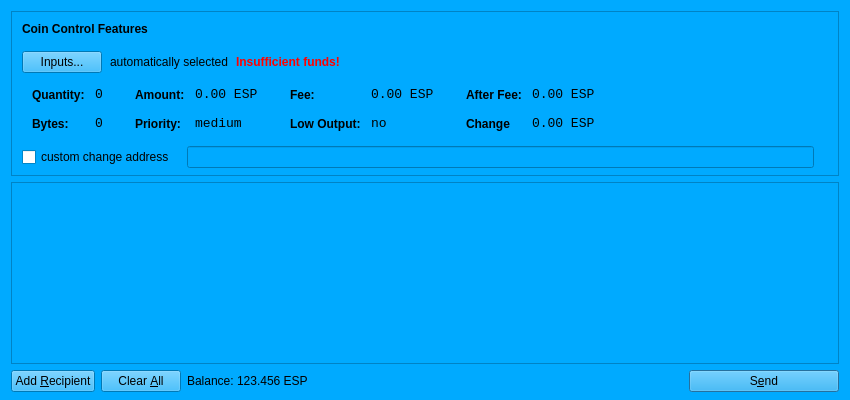
<?xml version="1.0" encoding="UTF-8"?>
<ui version="4.0">
 <class>SendCoinsDialog</class>
 <widget class="QDialog" name="SendCoinsDialog">
  <property name="geometry">
   <rect>
    <x>0</x>
    <y>0</y>
    <width>850</width>
    <height>400</height>
   </rect>
  </property>
  <property name="palette">
   <palette>
    <active>
     <colorrole role="WindowText">
      <brush brushstyle="SolidPattern">
       <color alpha="255">
        <red>0</red>
        <green>0</green>
        <blue>0</blue>
       </color>
      </brush>
     </colorrole>
     <colorrole role="Button">
      <brush brushstyle="SolidPattern">
       <color alpha="255">
        <red>0</red>
        <green>170</green>
        <blue>255</blue>
       </color>
      </brush>
     </colorrole>
     <colorrole role="Light">
      <brush brushstyle="SolidPattern">
       <color alpha="255">
        <red>127</red>
        <green>213</green>
        <blue>255</blue>
       </color>
      </brush>
     </colorrole>
     <colorrole role="Midlight">
      <brush brushstyle="SolidPattern">
       <color alpha="255">
        <red>63</red>
        <green>191</green>
        <blue>255</blue>
       </color>
      </brush>
     </colorrole>
     <colorrole role="Dark">
      <brush brushstyle="SolidPattern">
       <color alpha="255">
        <red>0</red>
        <green>85</green>
        <blue>127</blue>
       </color>
      </brush>
     </colorrole>
     <colorrole role="Mid">
      <brush brushstyle="SolidPattern">
       <color alpha="255">
        <red>0</red>
        <green>113</green>
        <blue>170</blue>
       </color>
      </brush>
     </colorrole>
     <colorrole role="Text">
      <brush brushstyle="SolidPattern">
       <color alpha="255">
        <red>0</red>
        <green>0</green>
        <blue>0</blue>
       </color>
      </brush>
     </colorrole>
     <colorrole role="BrightText">
      <brush brushstyle="SolidPattern">
       <color alpha="255">
        <red>255</red>
        <green>255</green>
        <blue>255</blue>
       </color>
      </brush>
     </colorrole>
     <colorrole role="ButtonText">
      <brush brushstyle="SolidPattern">
       <color alpha="255">
        <red>0</red>
        <green>0</green>
        <blue>0</blue>
       </color>
      </brush>
     </colorrole>
     <colorrole role="Base">
      <brush brushstyle="SolidPattern">
       <color alpha="255">
        <red>255</red>
        <green>255</green>
        <blue>255</blue>
       </color>
      </brush>
     </colorrole>
     <colorrole role="Window">
      <brush brushstyle="SolidPattern">
       <color alpha="255">
        <red>0</red>
        <green>170</green>
        <blue>255</blue>
       </color>
      </brush>
     </colorrole>
     <colorrole role="Shadow">
      <brush brushstyle="SolidPattern">
       <color alpha="255">
        <red>0</red>
        <green>0</green>
        <blue>0</blue>
       </color>
      </brush>
     </colorrole>
     <colorrole role="AlternateBase">
      <brush brushstyle="SolidPattern">
       <color alpha="255">
        <red>127</red>
        <green>212</green>
        <blue>255</blue>
       </color>
      </brush>
     </colorrole>
     <colorrole role="ToolTipBase">
      <brush brushstyle="SolidPattern">
       <color alpha="255">
        <red>255</red>
        <green>255</green>
        <blue>220</blue>
       </color>
      </brush>
     </colorrole>
     <colorrole role="ToolTipText">
      <brush brushstyle="SolidPattern">
       <color alpha="255">
        <red>0</red>
        <green>0</green>
        <blue>0</blue>
       </color>
      </brush>
     </colorrole>
    </active>
    <inactive>
     <colorrole role="WindowText">
      <brush brushstyle="SolidPattern">
       <color alpha="255">
        <red>0</red>
        <green>0</green>
        <blue>0</blue>
       </color>
      </brush>
     </colorrole>
     <colorrole role="Button">
      <brush brushstyle="SolidPattern">
       <color alpha="255">
        <red>0</red>
        <green>170</green>
        <blue>255</blue>
       </color>
      </brush>
     </colorrole>
     <colorrole role="Light">
      <brush brushstyle="SolidPattern">
       <color alpha="255">
        <red>127</red>
        <green>213</green>
        <blue>255</blue>
       </color>
      </brush>
     </colorrole>
     <colorrole role="Midlight">
      <brush brushstyle="SolidPattern">
       <color alpha="255">
        <red>63</red>
        <green>191</green>
        <blue>255</blue>
       </color>
      </brush>
     </colorrole>
     <colorrole role="Dark">
      <brush brushstyle="SolidPattern">
       <color alpha="255">
        <red>0</red>
        <green>85</green>
        <blue>127</blue>
       </color>
      </brush>
     </colorrole>
     <colorrole role="Mid">
      <brush brushstyle="SolidPattern">
       <color alpha="255">
        <red>0</red>
        <green>113</green>
        <blue>170</blue>
       </color>
      </brush>
     </colorrole>
     <colorrole role="Text">
      <brush brushstyle="SolidPattern">
       <color alpha="255">
        <red>0</red>
        <green>0</green>
        <blue>0</blue>
       </color>
      </brush>
     </colorrole>
     <colorrole role="BrightText">
      <brush brushstyle="SolidPattern">
       <color alpha="255">
        <red>255</red>
        <green>255</green>
        <blue>255</blue>
       </color>
      </brush>
     </colorrole>
     <colorrole role="ButtonText">
      <brush brushstyle="SolidPattern">
       <color alpha="255">
        <red>0</red>
        <green>0</green>
        <blue>0</blue>
       </color>
      </brush>
     </colorrole>
     <colorrole role="Base">
      <brush brushstyle="SolidPattern">
       <color alpha="255">
        <red>255</red>
        <green>255</green>
        <blue>255</blue>
       </color>
      </brush>
     </colorrole>
     <colorrole role="Window">
      <brush brushstyle="SolidPattern">
       <color alpha="255">
        <red>0</red>
        <green>170</green>
        <blue>255</blue>
       </color>
      </brush>
     </colorrole>
     <colorrole role="Shadow">
      <brush brushstyle="SolidPattern">
       <color alpha="255">
        <red>0</red>
        <green>0</green>
        <blue>0</blue>
       </color>
      </brush>
     </colorrole>
     <colorrole role="AlternateBase">
      <brush brushstyle="SolidPattern">
       <color alpha="255">
        <red>127</red>
        <green>212</green>
        <blue>255</blue>
       </color>
      </brush>
     </colorrole>
     <colorrole role="ToolTipBase">
      <brush brushstyle="SolidPattern">
       <color alpha="255">
        <red>255</red>
        <green>255</green>
        <blue>220</blue>
       </color>
      </brush>
     </colorrole>
     <colorrole role="ToolTipText">
      <brush brushstyle="SolidPattern">
       <color alpha="255">
        <red>0</red>
        <green>0</green>
        <blue>0</blue>
       </color>
      </brush>
     </colorrole>
    </inactive>
    <disabled>
     <colorrole role="WindowText">
      <brush brushstyle="SolidPattern">
       <color alpha="255">
        <red>0</red>
        <green>85</green>
        <blue>127</blue>
       </color>
      </brush>
     </colorrole>
     <colorrole role="Button">
      <brush brushstyle="SolidPattern">
       <color alpha="255">
        <red>0</red>
        <green>170</green>
        <blue>255</blue>
       </color>
      </brush>
     </colorrole>
     <colorrole role="Light">
      <brush brushstyle="SolidPattern">
       <color alpha="255">
        <red>127</red>
        <green>213</green>
        <blue>255</blue>
       </color>
      </brush>
     </colorrole>
     <colorrole role="Midlight">
      <brush brushstyle="SolidPattern">
       <color alpha="255">
        <red>63</red>
        <green>191</green>
        <blue>255</blue>
       </color>
      </brush>
     </colorrole>
     <colorrole role="Dark">
      <brush brushstyle="SolidPattern">
       <color alpha="255">
        <red>0</red>
        <green>85</green>
        <blue>127</blue>
       </color>
      </brush>
     </colorrole>
     <colorrole role="Mid">
      <brush brushstyle="SolidPattern">
       <color alpha="255">
        <red>0</red>
        <green>113</green>
        <blue>170</blue>
       </color>
      </brush>
     </colorrole>
     <colorrole role="Text">
      <brush brushstyle="SolidPattern">
       <color alpha="255">
        <red>0</red>
        <green>85</green>
        <blue>127</blue>
       </color>
      </brush>
     </colorrole>
     <colorrole role="BrightText">
      <brush brushstyle="SolidPattern">
       <color alpha="255">
        <red>255</red>
        <green>255</green>
        <blue>255</blue>
       </color>
      </brush>
     </colorrole>
     <colorrole role="ButtonText">
      <brush brushstyle="SolidPattern">
       <color alpha="255">
        <red>0</red>
        <green>85</green>
        <blue>127</blue>
       </color>
      </brush>
     </colorrole>
     <colorrole role="Base">
      <brush brushstyle="SolidPattern">
       <color alpha="255">
        <red>0</red>
        <green>170</green>
        <blue>255</blue>
       </color>
      </brush>
     </colorrole>
     <colorrole role="Window">
      <brush brushstyle="SolidPattern">
       <color alpha="255">
        <red>0</red>
        <green>170</green>
        <blue>255</blue>
       </color>
      </brush>
     </colorrole>
     <colorrole role="Shadow">
      <brush brushstyle="SolidPattern">
       <color alpha="255">
        <red>0</red>
        <green>0</green>
        <blue>0</blue>
       </color>
      </brush>
     </colorrole>
     <colorrole role="AlternateBase">
      <brush brushstyle="SolidPattern">
       <color alpha="255">
        <red>0</red>
        <green>170</green>
        <blue>255</blue>
       </color>
      </brush>
     </colorrole>
     <colorrole role="ToolTipBase">
      <brush brushstyle="SolidPattern">
       <color alpha="255">
        <red>255</red>
        <green>255</green>
        <blue>220</blue>
       </color>
      </brush>
     </colorrole>
     <colorrole role="ToolTipText">
      <brush brushstyle="SolidPattern">
       <color alpha="255">
        <red>0</red>
        <green>0</green>
        <blue>0</blue>
       </color>
      </brush>
     </colorrole>
    </disabled>
   </palette>
  </property>
  <property name="windowTitle">
   <string>Send Coins</string>
  </property>
  <layout class="QVBoxLayout" name="verticalLayout" stretch="0,1,0">
   <property name="bottomMargin">
    <number>8</number>
   </property>
   <item>
    <widget class="QFrame" name="frameCoinControl">
     <property name="sizePolicy">
      <sizepolicy hsizetype="Expanding" vsizetype="Expanding">
       <horstretch>0</horstretch>
       <verstretch>0</verstretch>
      </sizepolicy>
     </property>
     <property name="maximumSize">
      <size>
       <width>16777215</width>
       <height>16777215</height>
      </size>
     </property>
     <property name="frameShape">
      <enum>QFrame::StyledPanel</enum>
     </property>
     <property name="frameShadow">
      <enum>QFrame::Sunken</enum>
     </property>
     <layout class="QVBoxLayout" name="verticalLayoutCoinControl2">
      <property name="spacing">
       <number>6</number>
      </property>
      <property name="leftMargin">
       <number>0</number>
      </property>
      <property name="topMargin">
       <number>0</number>
      </property>
      <property name="rightMargin">
       <number>0</number>
      </property>
      <property name="bottomMargin">
       <number>6</number>
      </property>
      <item>
       <layout class="QVBoxLayout" name="verticalLayoutCoinControl" stretch="0,0,0,0,1">
        <property name="spacing">
         <number>0</number>
        </property>
        <property name="leftMargin">
         <number>10</number>
        </property>
        <property name="topMargin">
         <number>10</number>
        </property>
        <item>
         <layout class="QHBoxLayout" name="horizontalLayoutCoinControl1">
          <property name="bottomMargin">
           <number>15</number>
          </property>
          <item>
           <widget class="QLabel" name="labelCoinControlFeatures">
            <property name="sizePolicy">
             <sizepolicy hsizetype="Preferred" vsizetype="Maximum">
              <horstretch>0</horstretch>
              <verstretch>0</verstretch>
             </sizepolicy>
            </property>
            <property name="font">
             <font>
              <weight>75</weight>
              <bold>true</bold>
             </font>
            </property>
            <property name="styleSheet">
             <string notr="true">font-weight:bold;</string>
            </property>
            <property name="text">
             <string>Coin Control Features</string>
            </property>
           </widget>
          </item>
         </layout>
        </item>
        <item>
         <layout class="QHBoxLayout" name="horizontalLayoutCoinControl2" stretch="0,0,0,0">
          <property name="spacing">
           <number>8</number>
          </property>
          <property name="bottomMargin">
           <number>10</number>
          </property>
          <item>
           <widget class="QPushButton" name="pushButtonCoinControl">
            <property name="styleSheet">
             <string notr="true"/>
            </property>
            <property name="text">
             <string>Inputs...</string>
            </property>
           </widget>
          </item>
          <item>
           <widget class="QLabel" name="labelCoinControlAutomaticallySelected">
            <property name="text">
             <string>automatically selected</string>
            </property>
            <property name="margin">
             <number>5</number>
            </property>
           </widget>
          </item>
          <item>
           <widget class="QLabel" name="labelCoinControlInsuffFunds">
            <property name="font">
             <font>
              <weight>75</weight>
              <bold>true</bold>
             </font>
            </property>
            <property name="styleSheet">
             <string notr="true">color:red;font-weight:bold;</string>
            </property>
            <property name="text">
             <string>Insufficient funds!</string>
            </property>
            <property name="margin">
             <number>5</number>
            </property>
           </widget>
          </item>
          <item>
           <spacer name="horizontalSpacerCoinControl">
            <property name="orientation">
             <enum>Qt::Horizontal</enum>
            </property>
            <property name="sizeHint" stdset="0">
             <size>
              <width>40</width>
              <height>1</height>
             </size>
            </property>
           </spacer>
          </item>
         </layout>
        </item>
        <item>
         <widget class="QWidget" name="widgetCoinControl" native="true">
          <property name="sizePolicy">
           <sizepolicy hsizetype="Preferred" vsizetype="Preferred">
            <horstretch>0</horstretch>
            <verstretch>0</verstretch>
           </sizepolicy>
          </property>
          <property name="minimumSize">
           <size>
            <width>0</width>
            <height>0</height>
           </size>
          </property>
          <property name="styleSheet">
           <string notr="true"/>
          </property>
          <layout class="QHBoxLayout" name="horizontalLayoutCoinControl5">
           <property name="leftMargin">
            <number>0</number>
           </property>
           <property name="topMargin">
            <number>0</number>
           </property>
           <property name="rightMargin">
            <number>0</number>
           </property>
           <property name="bottomMargin">
            <number>0</number>
           </property>
           <item>
            <layout class="QHBoxLayout" name="horizontalLayoutCoinControl3" stretch="0,0,0,1">
             <property name="spacing">
              <number>20</number>
             </property>
             <property name="topMargin">
              <number>0</number>
             </property>
             <property name="bottomMargin">
              <number>10</number>
             </property>
             <item>
              <layout class="QFormLayout" name="formLayoutCoinControl1">
               <property name="horizontalSpacing">
                <number>10</number>
               </property>
               <property name="verticalSpacing">
                <number>14</number>
               </property>
               <property name="leftMargin">
                <number>10</number>
               </property>
               <property name="topMargin">
                <number>4</number>
               </property>
               <property name="rightMargin">
                <number>6</number>
               </property>
               <item row="0" column="0">
                <widget class="QLabel" name="labelCoinControlQuantityText">
                 <property name="styleSheet">
                  <string notr="true">font-weight:bold;</string>
                 </property>
                 <property name="text">
                  <string>Quantity:</string>
                 </property>
                 <property name="margin">
                  <number>0</number>
                 </property>
                </widget>
               </item>
               <item row="0" column="1">
                <widget class="QLabel" name="labelCoinControlQuantity">
                 <property name="font">
                  <font>
                   <family>Monospace</family>
                   <pointsize>10</pointsize>
                  </font>
                 </property>
                 <property name="cursor">
                  <cursorShape>IBeamCursor</cursorShape>
                 </property>
                 <property name="contextMenuPolicy">
                  <enum>Qt::ActionsContextMenu</enum>
                 </property>
                 <property name="text">
                  <string>0</string>
                 </property>
                 <property name="margin">
                  <number>0</number>
                 </property>
                 <property name="textInteractionFlags">
                  <set>Qt::LinksAccessibleByMouse|Qt::TextSelectableByKeyboard|Qt::TextSelectableByMouse</set>
                 </property>
                </widget>
               </item>
               <item row="1" column="0">
                <widget class="QLabel" name="labelCoinControlBytesText">
                 <property name="styleSheet">
                  <string notr="true">font-weight:bold;</string>
                 </property>
                 <property name="text">
                  <string>Bytes:</string>
                 </property>
                </widget>
               </item>
               <item row="1" column="1">
                <widget class="QLabel" name="labelCoinControlBytes">
                 <property name="font">
                  <font>
                   <family>Monospace</family>
                   <pointsize>10</pointsize>
                  </font>
                 </property>
                 <property name="cursor">
                  <cursorShape>IBeamCursor</cursorShape>
                 </property>
                 <property name="contextMenuPolicy">
                  <enum>Qt::ActionsContextMenu</enum>
                 </property>
                 <property name="text">
                  <string>0</string>
                 </property>
                 <property name="textInteractionFlags">
                  <set>Qt::LinksAccessibleByMouse|Qt::TextSelectableByKeyboard|Qt::TextSelectableByMouse</set>
                 </property>
                </widget>
               </item>
              </layout>
             </item>
             <item>
              <layout class="QFormLayout" name="formLayoutCoinControl2">
               <property name="horizontalSpacing">
                <number>10</number>
               </property>
               <property name="verticalSpacing">
                <number>14</number>
               </property>
               <property name="leftMargin">
                <number>6</number>
               </property>
               <property name="topMargin">
                <number>4</number>
               </property>
               <property name="rightMargin">
                <number>6</number>
               </property>
               <item row="0" column="0">
                <widget class="QLabel" name="labelCoinControlAmountText">
                 <property name="styleSheet">
                  <string notr="true">font-weight:bold;</string>
                 </property>
                 <property name="text">
                  <string>Amount:</string>
                 </property>
                 <property name="margin">
                  <number>0</number>
                 </property>
                </widget>
               </item>
               <item row="0" column="1">
                <widget class="QLabel" name="labelCoinControlAmount">
                 <property name="font">
                  <font>
                   <family>Monospace</family>
                   <pointsize>10</pointsize>
                  </font>
                 </property>
                 <property name="cursor">
                  <cursorShape>IBeamCursor</cursorShape>
                 </property>
                 <property name="contextMenuPolicy">
                  <enum>Qt::ActionsContextMenu</enum>
                 </property>
                 <property name="text">
                  <string>0.00 ESP</string>
                 </property>
                 <property name="textInteractionFlags">
                  <set>Qt::LinksAccessibleByMouse|Qt::TextSelectableByKeyboard|Qt::TextSelectableByMouse</set>
                 </property>
                </widget>
               </item>
               <item row="1" column="0">
                <widget class="QLabel" name="labelCoinControlPriorityText">
                 <property name="styleSheet">
                  <string notr="true">font-weight:bold;</string>
                 </property>
                 <property name="text">
                  <string>Priority:</string>
                 </property>
                </widget>
               </item>
               <item row="1" column="1">
                <widget class="QLabel" name="labelCoinControlPriority">
                 <property name="font">
                  <font>
                   <family>Monospace</family>
                   <pointsize>10</pointsize>
                  </font>
                 </property>
                 <property name="cursor">
                  <cursorShape>IBeamCursor</cursorShape>
                 </property>
                 <property name="contextMenuPolicy">
                  <enum>Qt::ActionsContextMenu</enum>
                 </property>
                 <property name="text">
                  <string>medium</string>
                 </property>
                 <property name="textInteractionFlags">
                  <set>Qt::LinksAccessibleByMouse|Qt::TextSelectableByKeyboard|Qt::TextSelectableByMouse</set>
                 </property>
                </widget>
               </item>
              </layout>
             </item>
             <item>
              <layout class="QFormLayout" name="formLayoutCoinControl3">
               <property name="horizontalSpacing">
                <number>10</number>
               </property>
               <property name="verticalSpacing">
                <number>14</number>
               </property>
               <property name="leftMargin">
                <number>6</number>
               </property>
               <property name="topMargin">
                <number>4</number>
               </property>
               <property name="rightMargin">
                <number>6</number>
               </property>
               <item row="0" column="0">
                <widget class="QLabel" name="labelCoinControlFeeText">
                 <property name="styleSheet">
                  <string notr="true">font-weight:bold;</string>
                 </property>
                 <property name="text">
                  <string>Fee:</string>
                 </property>
                 <property name="margin">
                  <number>0</number>
                 </property>
                </widget>
               </item>
               <item row="0" column="1">
                <widget class="QLabel" name="labelCoinControlFee">
                 <property name="font">
                  <font>
                   <family>Monospace</family>
                   <pointsize>10</pointsize>
                  </font>
                 </property>
                 <property name="cursor">
                  <cursorShape>IBeamCursor</cursorShape>
                 </property>
                 <property name="contextMenuPolicy">
                  <enum>Qt::ActionsContextMenu</enum>
                 </property>
                 <property name="text">
                  <string>0.00 ESP</string>
                 </property>
                 <property name="textInteractionFlags">
                  <set>Qt::LinksAccessibleByMouse|Qt::TextSelectableByKeyboard|Qt::TextSelectableByMouse</set>
                 </property>
                </widget>
               </item>
               <item row="1" column="0">
                <widget class="QLabel" name="labelCoinControlLowOutputText">
                 <property name="styleSheet">
                  <string notr="true">font-weight:bold;</string>
                 </property>
                 <property name="text">
                  <string>Low Output:</string>
                 </property>
                </widget>
               </item>
               <item row="1" column="1">
                <widget class="QLabel" name="labelCoinControlLowOutput">
                 <property name="font">
                  <font>
                   <family>Monospace</family>
                   <pointsize>10</pointsize>
                  </font>
                 </property>
                 <property name="cursor">
                  <cursorShape>IBeamCursor</cursorShape>
                 </property>
                 <property name="contextMenuPolicy">
                  <enum>Qt::ActionsContextMenu</enum>
                 </property>
                 <property name="text">
                  <string>no</string>
                 </property>
                 <property name="textInteractionFlags">
                  <set>Qt::LinksAccessibleByMouse|Qt::TextSelectableByKeyboard|Qt::TextSelectableByMouse</set>
                 </property>
                </widget>
               </item>
              </layout>
             </item>
             <item>
              <layout class="QFormLayout" name="formLayoutCoinControl4">
               <property name="horizontalSpacing">
                <number>10</number>
               </property>
               <property name="verticalSpacing">
                <number>14</number>
               </property>
               <property name="leftMargin">
                <number>6</number>
               </property>
               <property name="topMargin">
                <number>4</number>
               </property>
               <property name="rightMargin">
                <number>6</number>
               </property>
               <item row="0" column="0">
                <widget class="QLabel" name="labelCoinControlAfterFeeText">
                 <property name="styleSheet">
                  <string notr="true">font-weight:bold;</string>
                 </property>
                 <property name="text">
                  <string>After Fee:</string>
                 </property>
                 <property name="margin">
                  <number>0</number>
                 </property>
                </widget>
               </item>
               <item row="0" column="1">
                <widget class="QLabel" name="labelCoinControlAfterFee">
                 <property name="font">
                  <font>
                   <family>Monospace</family>
                   <pointsize>10</pointsize>
                  </font>
                 </property>
                 <property name="cursor">
                  <cursorShape>IBeamCursor</cursorShape>
                 </property>
                 <property name="contextMenuPolicy">
                  <enum>Qt::ActionsContextMenu</enum>
                 </property>
                 <property name="text">
                  <string>0.00 ESP</string>
                 </property>
                 <property name="textInteractionFlags">
                  <set>Qt::LinksAccessibleByMouse|Qt::TextSelectableByKeyboard|Qt::TextSelectableByMouse</set>
                 </property>
                </widget>
               </item>
               <item row="1" column="0">
                <widget class="QLabel" name="labelCoinControlChangeText">
                 <property name="styleSheet">
                  <string notr="true">font-weight:bold;</string>
                 </property>
                 <property name="text">
                  <string>Change</string>
                 </property>
                </widget>
               </item>
               <item row="1" column="1">
                <widget class="QLabel" name="labelCoinControlChange">
                 <property name="font">
                  <font>
                   <family>Monospace</family>
                   <pointsize>10</pointsize>
                  </font>
                 </property>
                 <property name="cursor">
                  <cursorShape>IBeamCursor</cursorShape>
                 </property>
                 <property name="contextMenuPolicy">
                  <enum>Qt::ActionsContextMenu</enum>
                 </property>
                 <property name="text">
                  <string>0.00 ESP</string>
                 </property>
                 <property name="textInteractionFlags">
                  <set>Qt::LinksAccessibleByMouse|Qt::TextSelectableByKeyboard|Qt::TextSelectableByMouse</set>
                 </property>
                </widget>
               </item>
              </layout>
             </item>
            </layout>
           </item>
          </layout>
         </widget>
        </item>
        <item>
         <layout class="QHBoxLayout" name="horizontalLayoutCoinControl4" stretch="0,0,0">
          <property name="spacing">
           <number>12</number>
          </property>
          <property name="sizeConstraint">
           <enum>QLayout::SetDefaultConstraint</enum>
          </property>
          <property name="topMargin">
           <number>5</number>
          </property>
          <property name="rightMargin">
           <number>5</number>
          </property>
          <item>
           <widget class="QCheckBox" name="checkBoxCoinControlChange">
            <property name="text">
             <string>custom change address</string>
            </property>
           </widget>
          </item>
          <item>
           <widget class="QLineEdit" name="lineEditCoinControlChange">
            <property name="enabled">
             <bool>false</bool>
            </property>
            <property name="sizePolicy">
             <sizepolicy hsizetype="Expanding" vsizetype="Fixed">
              <horstretch>0</horstretch>
              <verstretch>0</verstretch>
             </sizepolicy>
            </property>
           </widget>
          </item>
          <item>
           <widget class="QLabel" name="labelCoinControlChangeLabel">
            <property name="sizePolicy">
             <sizepolicy hsizetype="Preferred" vsizetype="Expanding">
              <horstretch>0</horstretch>
              <verstretch>0</verstretch>
             </sizepolicy>
            </property>
            <property name="minimumSize">
             <size>
              <width>0</width>
              <height>0</height>
             </size>
            </property>
            <property name="text">
             <string/>
            </property>
            <property name="margin">
             <number>3</number>
            </property>
           </widget>
          </item>
         </layout>
        </item>
        <item>
         <spacer name="verticalSpacerCoinControl">
          <property name="orientation">
           <enum>Qt::Vertical</enum>
          </property>
          <property name="sizeHint" stdset="0">
           <size>
            <width>800</width>
            <height>1</height>
           </size>
          </property>
         </spacer>
        </item>
       </layout>
      </item>
     </layout>
    </widget>
   </item>
   <item>
    <widget class="QScrollArea" name="scrollArea">
     <property name="widgetResizable">
      <bool>true</bool>
     </property>
     <widget class="QWidget" name="scrollAreaWidgetContents">
      <property name="geometry">
       <rect>
        <x>0</x>
        <y>0</y>
        <width>830</width>
        <height>172</height>
       </rect>
      </property>
      <layout class="QVBoxLayout" name="verticalLayout_2">
       <property name="leftMargin">
        <number>0</number>
       </property>
       <property name="topMargin">
        <number>0</number>
       </property>
       <property name="rightMargin">
        <number>0</number>
       </property>
       <property name="bottomMargin">
        <number>0</number>
       </property>
       <item>
        <layout class="QVBoxLayout" name="entries">
         <property name="spacing">
          <number>6</number>
         </property>
        </layout>
       </item>
       <item>
        <spacer name="verticalSpacer">
         <property name="orientation">
          <enum>Qt::Vertical</enum>
         </property>
         <property name="sizeHint" stdset="0">
          <size>
           <width>20</width>
           <height>40</height>
          </size>
         </property>
        </spacer>
       </item>
      </layout>
     </widget>
    </widget>
   </item>
   <item>
    <layout class="QHBoxLayout" name="horizontalLayout">
     <item>
      <widget class="QPushButton" name="addButton">
       <property name="toolTip">
        <string>Send to multiple recipients at once</string>
       </property>
       <property name="text">
        <string>Add &amp;Recipient</string>
       </property>
       <property name="icon">
        <iconset resource="../bitcoin.qrc">
         <normaloff>:/icons/add</normaloff>:/icons/add</iconset>
       </property>
       <property name="autoDefault">
        <bool>false</bool>
       </property>
      </widget>
     </item>
     <item>
      <widget class="QPushButton" name="clearButton">
       <property name="sizePolicy">
        <sizepolicy hsizetype="Minimum" vsizetype="Fixed">
         <horstretch>0</horstretch>
         <verstretch>0</verstretch>
        </sizepolicy>
       </property>
       <property name="toolTip">
        <string>Remove all transaction fields</string>
       </property>
       <property name="text">
        <string>Clear &amp;All</string>
       </property>
       <property name="icon">
        <iconset resource="../bitcoin.qrc">
         <normaloff>:/icons/remove</normaloff>:/icons/remove</iconset>
       </property>
       <property name="autoRepeatDelay">
        <number>300</number>
       </property>
       <property name="autoDefault">
        <bool>false</bool>
       </property>
      </widget>
     </item>
     <item>
      <layout class="QHBoxLayout" name="horizontalLayout_2">
       <property name="spacing">
        <number>3</number>
       </property>
       <item>
        <widget class="QLabel" name="label">
         <property name="text">
          <string>Balance:</string>
         </property>
        </widget>
       </item>
       <item>
        <widget class="QLabel" name="labelBalance">
         <property name="cursor">
          <cursorShape>IBeamCursor</cursorShape>
         </property>
         <property name="text">
          <string>123.456 ESP</string>
         </property>
         <property name="textInteractionFlags">
          <set>Qt::LinksAccessibleByMouse|Qt::TextSelectableByKeyboard|Qt::TextSelectableByMouse</set>
         </property>
        </widget>
       </item>
      </layout>
     </item>
     <item>
      <spacer name="horizontalSpacer">
       <property name="orientation">
        <enum>Qt::Horizontal</enum>
       </property>
       <property name="sizeHint" stdset="0">
        <size>
         <width>40</width>
         <height>20</height>
        </size>
       </property>
      </spacer>
     </item>
     <item>
      <widget class="QPushButton" name="sendButton">
       <property name="minimumSize">
        <size>
         <width>150</width>
         <height>0</height>
        </size>
       </property>
       <property name="toolTip">
        <string>Confirm the send action</string>
       </property>
       <property name="text">
        <string>S&amp;end</string>
       </property>
       <property name="icon">
        <iconset resource="../bitcoin.qrc">
         <normaloff>:/icons/send</normaloff>:/icons/send</iconset>
       </property>
       <property name="default">
        <bool>true</bool>
       </property>
      </widget>
     </item>
    </layout>
   </item>
  </layout>
 </widget>
 <resources>
  <include location="../bitcoin.qrc"/>
 </resources>
 <connections/>
</ui>
